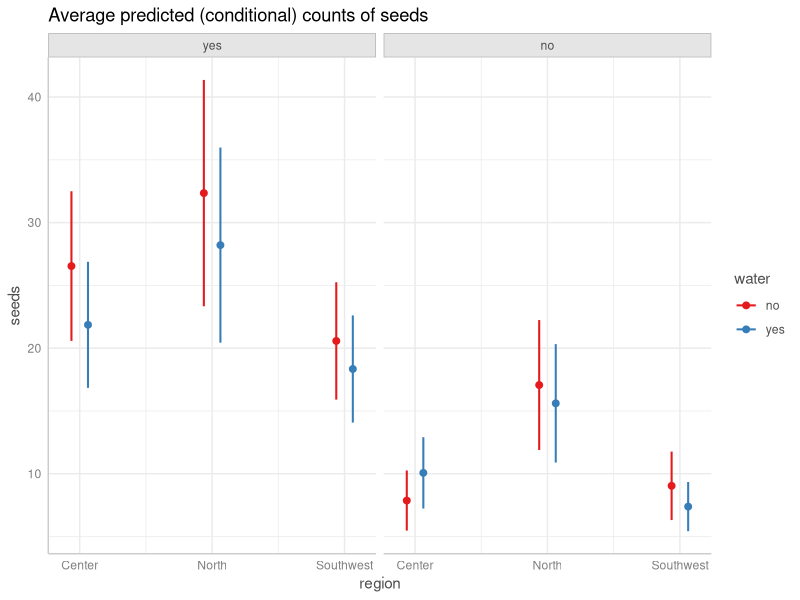
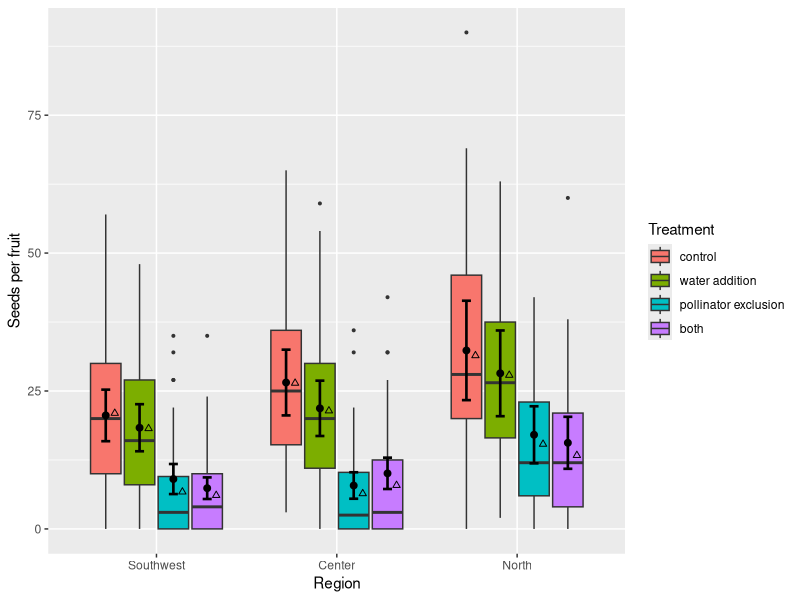
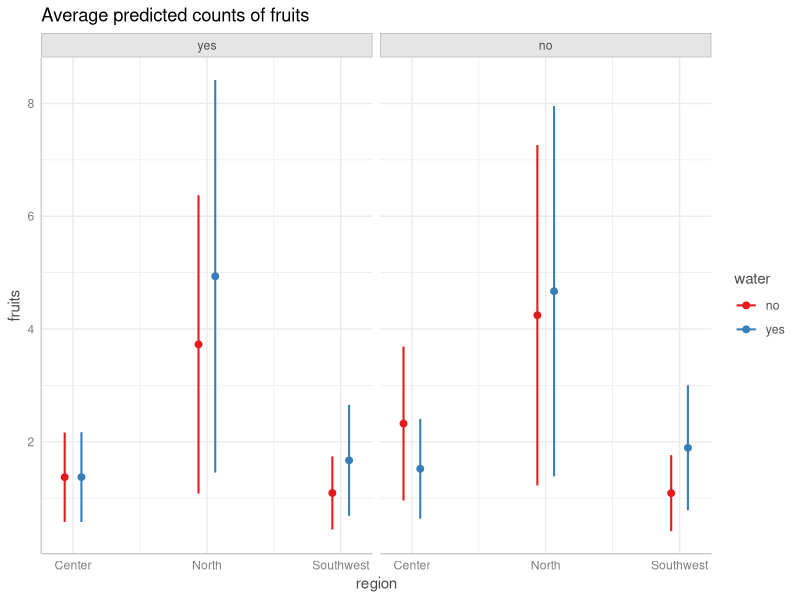
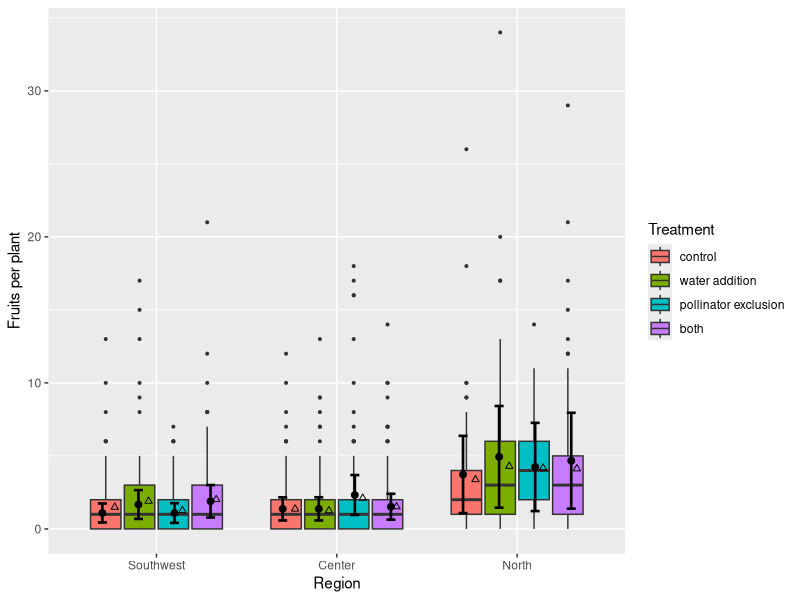
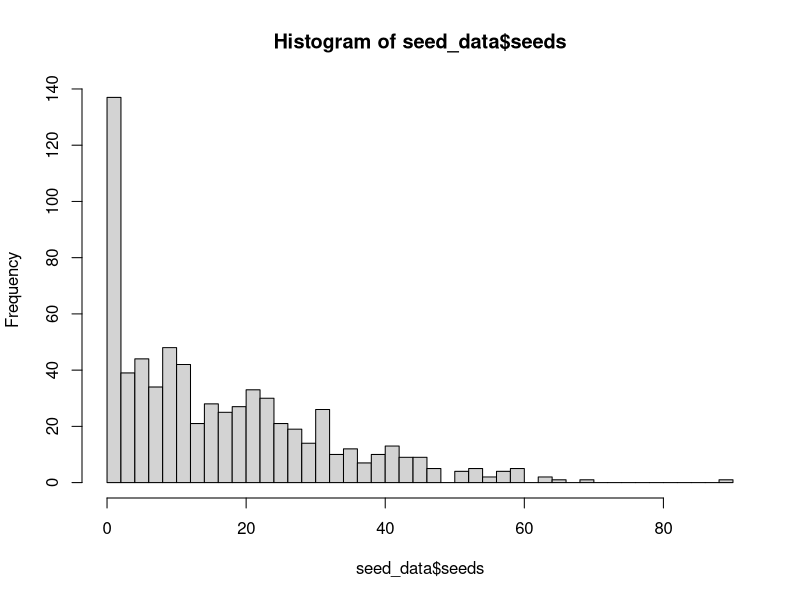
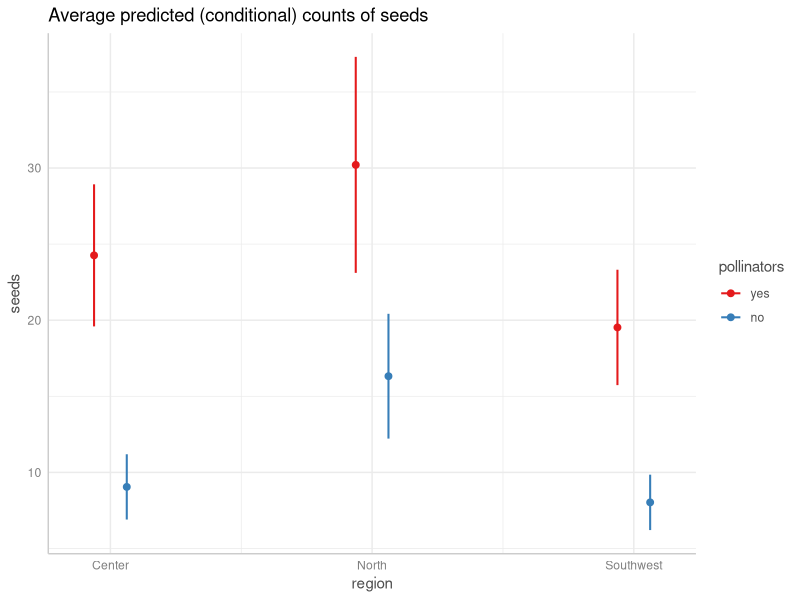
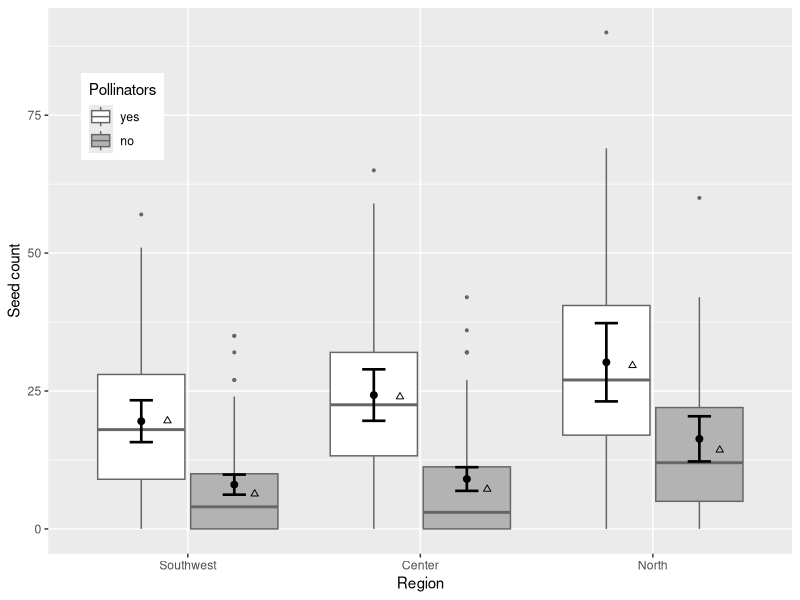
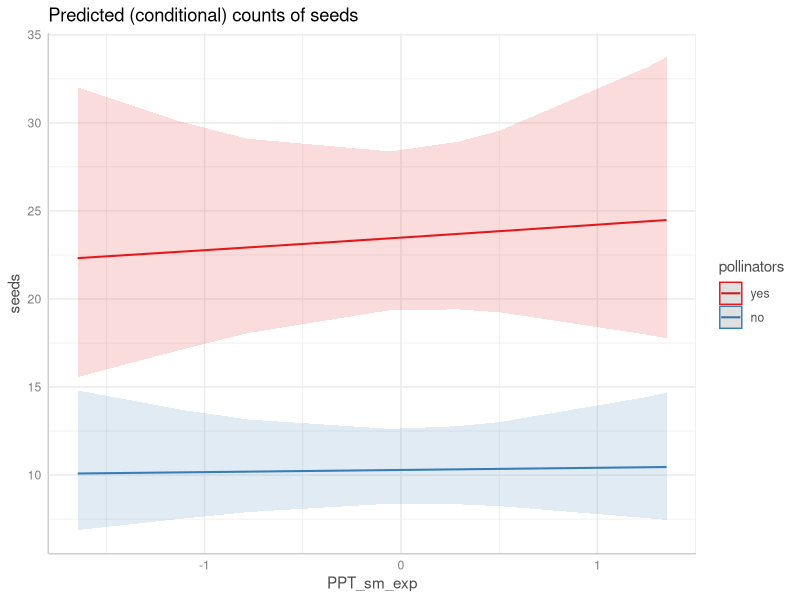

The R source for these figures, in order: (Note: this script raises an error after producing the figures.)
library(tidyverse) # for dataframe manipulation
library(glmmTMB) # for models
library(cowplot) # for figure aesthetics
library(ggeffects) # for prediction plots
library(magrittr) # for %<>%



# load and prep data ------------------------------------------------------

# import fruit data
fruit_data <- read.csv("data/fruits.csv") %>% 
  filter(damage != "yes") %>% # remove damaged plants
  dplyr::select(fruits, net, water, region, site, blocksite, MAP_hist, 
                MAT_hist, Tsum_exp, PPT_sm_exp) %>% # select relevant columns
  mutate(pollinators = ifelse(net == "yes", "no", "yes")) # make inverted column, if plot was netted, no pollinators

fruit_data$pollinators = factor(fruit_data$pollinators, levels = c("yes", "no")) # code this as a factor

# calculate means and SDs of predictors to backtransform for plots after scaling
PPT_sm_exp_mean = mean(fruit_data$PPT_sm_exp) 
PPT_sm_exp_sd = sd(fruit_data$PPT_sm_exp) 
MAT_mean = mean(fruit_data$MAT_hist) 
MAT_sd = sd(fruit_data$MAT_hist) 

# import seed data
seed_data <- read.csv("data/seeds.csv") %>% 
  filter(exclude_seeds_estimated != "yes") %>% # exclude fruits without precise seed counts
  dplyr::select(seeds, net, water, region, site, blocksite, MAP_hist,
                MAT_hist, Tsum_exp, PPT_sm_exp) %>% # select relevant columns
  mutate(pollinators = ifelse(net == "yes", "no", "yes")) # make inverted column, if plot was netted, no pollinators

seed_data$pollinators = factor(seed_data$pollinators, levels = c("yes", "no")) # code this as a factor

# scale all predictors
fruit_data$MAP_hist %<>% scale() %>% as.vector()
fruit_data$MAT_hist %<>% scale() %>% as.vector()
fruit_data$Tsum_exp %<>% scale() %>% as.vector()
fruit_data$PPT_sm_exp %<>% scale() %>% as.vector()

seed_data$MAP_hist %<>% scale() %>% as.vector()
seed_data$MAT_hist %<>% scale() %>% as.vector()
seed_data$Tsum_exp %<>% scale() %>% as.vector()
seed_data$PPT_sm_exp %<>% scale() %>% as.vector()

# subtract 1 from fruits to conform to negative binomial
fruit_data$fruits %<>% subtract(1)



# plots and models with water addition: seeds -----------------------------

# make region a factor with center first for models, but in geographic order for plotting
seed_data$region = factor(seed_data$region, levels = c("Center", "North", "Southwest"))
seed_data$region_ordered = factor(seed_data$region, levels = c("Southwest", "Center", "North"))

# make a combined treatment column
seed_data$trt = paste0("Net", seed_data$net, "Water", seed_data$water)
# convert to pretty labels
seed_data$trtlabel = ifelse(seed_data$trt == "NetnoWaterno", "control", ifelse(seed_data$trt == "NetnoWateryes", "water addition", ifelse(seed_data$trt == "NetyesWaterno","pollinator exclusion", "both")))
# order labels
seed_data$trtlabel = factor(seed_data$trtlabel, levels = c("control", "water addition", "pollinator exclusion", "both"))

# model including water
seeds_reg_wat = glmmTMB(seeds ~ region*pollinators*water + (1|site/blocksite), data = seed_data, family = nbinom2, ziformula = ~ 1)
summary(seeds_reg_wat)
# significant pollinator*water interaction

# generate model predictions for plotting
pred_seeds_wat = ggaverage(seeds_reg_wat, term = c("region", "water", "pollinators"))
# check it out
plot(pred_seeds_wat)
# convert numeric levels to regions
pred_seeds_wat$region = c("Center", "Center","Center", "Center", "North", "North", "North", "North", "Southwest", "Southwest", "Southwest", "Southwest")
# again, create different order for plotting
pred_seeds_wat$region_ordered = factor(pred_seeds_wat$region, levels = c("Southwest", "Center", "North"))
# make water column
pred_seeds_wat$water = factor(pred_seeds_wat$group, levels = c("yes", "no"))
# make pollinator column
pred_seeds_wat$pollinators = factor(pred_seeds_wat$facet, levels = c("yes", "no"))
# make combined treatment column
pred_seeds_wat$trtlabel = ifelse(pred_seeds_wat$water == "no" & pred_seeds_wat$pollinators == "yes", "control", ifelse(pred_seeds_wat$water == "yes" & pred_seeds_wat$pollinators == "yes", "water addition", ifelse(pred_seeds_wat$water == "no" & pred_seeds_wat$pollinators == "no", "pollinator exclusion", "both")))
# order these levels
pred_seeds_wat$trtlabel = factor(pred_seeds_wat$trtlabel, levels = c("control", "water addition", "pollinator exclusion", "both"))

# make plot
ggplot() +
  # boxplots of raw data
  geom_boxplot(data = seed_data, aes(y = seeds, x = region_ordered, fill = trtlabel), outlier.size = 0.7) +
  # predicted means
  geom_point(data = pred_seeds_wat, aes(y = predicted, x = region_ordered, group = trtlabel), size = 2, 
                  position = position_dodge(width = 0.75)) +
  # confidence intervals
  geom_errorbar(data = pred_seeds_wat, aes(ymin = conf.low, ymax = conf.high, x = region_ordered, group = trtlabel), size = 0.9, 
                       position = position_dodge(width = 0.75), width = 0.2) +
  # raw means
  stat_summary(data = seed_data, aes(y = seeds, x = as.numeric(region_ordered) + 0.05, group = trtlabel), geom = "point", fun.data = "mean_se", 
               position = position_dodge(width = 0.75), shape = 2, color = "black") +
  xlab("Region") +
  ylab("Seeds per fruit") +
  scale_fill_discrete(name = "Treatment")
ggsave("figs/seeds_water.pdf", height = 4, width = 8)



# plots and models with water addition: fruits ----------------------------

# make region a factor with center first for models, but in geographic order for plotting
fruit_data$region = factor(fruit_data$region, levels = c("Center", "North", "Southwest"))
fruit_data$region_ordered = factor(fruit_data$region, levels = c("Southwest", "Center", "North"))

# make a combined treatment column
fruit_data$trt = paste0("Net", fruit_data$net, "Water", fruit_data$water)
# convert to pretty labels
fruit_data$trtlabel = ifelse(fruit_data$trt == "NetnoWaterno", "control", ifelse(fruit_data$trt == "NetnoWateryes", "water addition", ifelse(fruit_data$trt == "NetyesWaterno", "pollinator exclusion", "both")))
# order labels
fruit_data$trtlabel = factor(fruit_data$trtlabel, levels = c("control", "water addition", "pollinator exclusion", "both"))

# model including water
fruits_reg_wat = glmmTMB(fruits ~ region*pollinators*water + (1|site/blocksite), data = fruit_data, family = nbinom2)
summary(fruits_reg_wat)
# significant pollinator*water interaction and region*water interaction

# generate model predictions for plotting
pred_fruit_wat = ggaverage(fruits_reg_wat, term = c("region","water", "pollinators"))
# check it out
plot(pred_fruit_wat)
# convert numeric levels to regions
pred_fruit_wat$region = c("Center", "Center","Center", "Center", "North", "North", "North", "North", "Southwest", "Southwest", "Southwest", "Southwest")
# again, create different order for plotting
pred_fruit_wat$region_ordered = factor(pred_fruit_wat$region, levels = c("Southwest", "Center", "North"))
# make water column
pred_fruit_wat$water = factor(pred_fruit_wat$group, levels = c("yes", "no"))
# make pollinator column
pred_fruit_wat$pollinators = factor(pred_fruit_wat$facet, levels = c("yes", "no"))
# make combined treatment column
pred_fruit_wat$trtlabel = ifelse(pred_fruit_wat$water == "no" & pred_fruit_wat$pollinators == "yes", "control", ifelse(pred_fruit_wat$water == "yes" & pred_fruit_wat$pollinators == "yes", "water addition", ifelse(pred_fruit_wat$water == "no" & pred_fruit_wat$pollinators == "no", "pollinator exclusion", "both")))
# order these levels
pred_fruit_wat$trtlabel = factor(pred_fruit_wat$trtlabel, levels = c("control", "water addition", "pollinator exclusion", "both"))

# make plot
ggplot() +
  # boxplot of raw data
  geom_boxplot(data = fruit_data, aes(y = fruits, x = region_ordered, fill = trtlabel), outlier.size = 0.7) +
  # model predicted means
  geom_point(data = pred_fruit_wat, aes(y = predicted, x = region_ordered, group = trtlabel), size = 2, 
             position = position_dodge(width = 0.8)) +
  # confidence intervals
  geom_errorbar(data = pred_fruit_wat, aes(ymin = conf.low, ymax = conf.high, x = region_ordered, group = trtlabel), size = 0.9, 
                position = position_dodge(width = 0.8), width = 0.2) +
  # raw means
  stat_summary(data = fruit_data, aes(y = fruits, x = as.numeric(region_ordered) + 0.05, group = trtlabel), geom = "point", fun.data = "mean_se", 
               position = position_dodge(width = 0.75), shape = 2, color = "black") +
  xlab("Region") +
  ylab("Fruits per plant") +
  scale_fill_discrete(name = "Treatment")
ggsave("figs/fruits_water.pdf", height = 4, width = 8)



# region and seeds --------------------------------------------------------

# check out data distribution
hist(seed_data$seeds, breaks = 40)

# run model
seeds_reg_mod = glmmTMB(seeds ~ region*pollinators + (1|site/blocksite), data = seed_data, family = nbinom2, ziformula = ~ 1)
summary(seeds_reg_mod)
# effect of pollinators, interaction between pollinators and north

# generate model predictions for plotting
pred_region = ggaverage(seeds_reg_mod, term = c("region", "pollinators"))
# check it out
plot(pred_region)
# change numeric column to region
pred_region$region = c("Center", "Center", "North", "North", "Southwest", "Southwest")
# alternate order for plotting
pred_region$region_ordered = factor(pred_region$region, levels = c("Southwest", "Center", "North"))
# make pollinator column
pred_region$pollinators = factor(pred_region$group, levels = c("yes", "no"))

# make plot
ggplot() +
  # boxplots of raw data
  geom_boxplot(data = seed_data, aes(y = seeds, x = region_ordered, fill = pollinators), position = position_dodge(width = 0.8), color = "grey40", outlier.size = 0.7) +
  # model predicted means
  geom_point(data = pred_region, aes(y = predicted, x = region_ordered, group = pollinators), size = 2, 
                  position = position_dodge(width = 0.8)) +
  # confidence interval
  geom_errorbar(data = pred_region, aes(ymin = conf.low, ymax = conf.high, x = region_ordered, group = pollinators), size = 0.9, 
                  position = position_dodge(width = 0.8), width = 0.2) +
  # raw means
  stat_summary(data = seed_data, aes(y = seeds, x = as.numeric(region_ordered) + 0.1, group = pollinators), geom = "point", fun.data = "mean_se", 
               position = position_dodge(width = 0.75), shape = 2, color = "black") +
  scale_fill_manual(values = c("white", "grey70")) +
  xlab("Region") +
  ylab("Seed count") +
  guides(fill = guide_legend(title = "Pollinators")) +
  theme(legend.position = c(0.1, 0.8))
ggsave("figs/seeds_region.pdf", width = 4, height = 4)



# seeds and summer precipitation -------------------------------------------

seeds_pptsum_mod = glmmTMB(seeds ~ PPT_sm_exp*pollinators + (1|site/blocksite), data = seed_data, family = nbinom2, ziformula = ~ 1)
summary(seeds_pptsum_mod)
# only pollinator exclusion

pred = ggpredict(seeds_pptsum_mod, term = c("PPT_sm_exp","pollinators"))
plot(pred)



# seeds and summer temperature ----------------------------------------------

seeds_tsum_mod = glmmTMB(seeds ~ Tsum_exp*pollinators + (1|site/blocksite), data = seed_data, family = nbinom2, ziformula = ~ 1)
summary(seeds_tsum_mod)
# only pollinator exclusion

pred = ggpredict(seeds_tsum_mod, term = c("Tsum_exp","pollinators"))
plot(pred)



# seeds and MAT ------------------------------------------------------------

seeds_mat_mod = glmmTMB(seeds ~ MAT_hist*pollinators + (1|site/blocksite), data = seed_data, family = nbinom2, ziformula = ~ 1)
summary(seeds_mat_mod)
# only pollinator exclusion

pred = ggpredict(seeds_mat_mod, term = c("MAT_hist","pollinators"))
plot(pred)



# seeds and MAP ------------------------------------------------------------

seeds_map_mod = glmmTMB(seeds ~ MAP_hist*pollinators + (1|site/blocksite), data = seed_data, family = nbinom2, ziformula = ~ 1)
summary(seeds_map_mod)
# effect of pollinator exclusion, marginally significant interaction

pred = ggpredict(seeds_map_mod, term = c("MAP_hist","pollinators"))
plot(pred)



# region and fruits --------------------------------------------------------

# check out the distribution
hist(fruit_data$fruits, breaks = 40)
summary(fruit_data$fruits)
# how many pseudo-0s?
dim(fruit_data[fruit_data$fruits == 0,]); dim(fruit_data)

# run model
fruits_reg_mod = glmmTMB(fruits ~ region*pollinators + (1|site/blocksite), data = fruit_data, family = nbinom2)
summary(fruits_reg_mod)
# significant effect of north, pollinator exclusion, marginal interaction between these two factors

# generate model predictions for plotting
pred_region_fruits = ggaverage(fruits_reg_mod, term = c("region","pollinators"))
# check it out
plot(pred_region_fruits)
# create region column in two orders
pred_region_fruits$region = c("Center", "Center", "North", "North", "Southwest", "Southwest")
pred_region_fruits$region_ordered = factor(pred_region_fruits$region, levels = c("Southwest", "Center", "North"))
# create pollinator column
pred_region_fruits$pollinators = factor(pred_region_fruits$group, levels = c("yes", "no"))

# look at means
fruit_data %>% 
  group_by(region) %>% summarize(mean(fruits))
fruit_data %>% 
  group_by(net) %>% summarize(mean(fruits))

# make plot
ggplot() +
  # boxplots of raw data
  geom_boxplot(data = fruit_data, aes(y = fruits, x = region_ordered, fill = pollinators), position = position_dodge(width = 0.8), color = "grey40", outlier.size = 0.7) +
  # model means
  geom_point(data = pred_region_fruits, aes(y = predicted, x = region_ordered, group = group), size = 2, 
             position = position_dodge(width = 0.8)) +
  # CIs
  geom_errorbar(data = pred_region_fruits, aes(ymin = conf.low, ymax = conf.high, x = region_ordered, group = group), size = 0.9, 
                position = position_dodge(width = 0.8), width = 0.2) +
  # raw means
  stat_summary(data = fruit_data, aes(y = fruits, x = as.numeric(region_ordered) + 0.1, group = pollinators), geom = "point", fun.data = "mean_se", 
               position = position_dodge(width = 0.75), shape = 2, color = "black") +
  scale_fill_manual(values = c("white", "grey70")) +
  xlab("Region") +
  ylab("Fruit count") +
  guides(fill = guide_legend(title = "Pollinators")) +
  theme(legend.position = c(0.1, 0.8))
ggsave("figs/fruits_region.pdf", width = 4, height = 4)



# fruits and summer precipitation ------------------------------------------

# run model
fruits_pptsum_mod = glmmTMB(fruits ~ PPT_sm_exp*pollinators + (1|site/blocksite), data = fruit_data, family = nbinom2)
summary(fruits_pptsum_mod)
# pollintors significant, significant interaction

# generate predictions for plotting
pred_fruits_pptsum = ggpredict(fruits_pptsum_mod, term = c("PPT_sm_exp","pollinators"))
# check them out
plot(pred_fruits_pptsum)
# rename x variable
pred_fruits_pptsum$PPT_sm_exp = pred_fruits_pptsum$x 

# generate raw means
fruits_means_pptsm = fruit_data %>% 
  group_by(PPT_sm_exp, pollinators, site) %>% 
  summarize(fruits_mean = mean(fruits))

# create plot and same to object for multipanel
a = ggplot() +
  geom_ribbon(data = pred_fruits_pptsum, aes(ymin = conf.low, ymax = conf.high, x = (PPT_sm_exp*PPT_sm_exp_sd)+PPT_sm_exp_mean, fill = group), alpha = 0.3) +
  geom_line(data = pred_fruits_pptsum, aes(y = predicted, x = (PPT_sm_exp*PPT_sm_exp_sd)+PPT_sm_exp_mean, color = group), size = 1.5) +
  ylim(0, 7) +
  geom_point(data = fruits_means_pptsm, aes(y = fruits_mean, x = (PPT_sm_exp*PPT_sm_exp_sd)+PPT_sm_exp_mean, color = pollinators), size = 3) +
  xlab("Summer precipitation in 2015 (mm)") +
  ylab("Fruit count") +
  guides(fill = FALSE, color = FALSE) +
  scale_fill_manual("Pollinators", values = c("black", "grey50")) +
  scale_color_manual("Pollinators", values = c("black", "grey50")) +
  scale_shape_manual(values = c(1, 2, 3, 4, 5, 6, 7, 8)) +
  guides(shape = FALSE)



# fruits and summer temperature -------------------------------------------

fruits_tsum_mod = glmmTMB(fruits ~ Tsum_exp*pollinators + (1|site/blocksite), data = fruit_data, family = nbinom2)
summary(fruits_tsum_mod)
# only pollinators significant

pred = ggpredict(fruits_tsum_mod, term = c("Tsum_exp","pollinators"))
plot(pred)



# fruits and MAT ----------------------------------------------------------

# run model
fruits_mat_mod = glmmTMB(fruits ~ MAT_hist*pollinators + (1|site/blocksite), data = fruit_data, family = nbinom2)
summary(fruits_mat_mod)
# MAT significant, pollinators significant, marginal interaction

# generate predictions for plotting
pred_fruits_mat = ggpredict(fruits_mat_mod, term = c("MAT_hist","pollinators"))
# check them out
plot(pred_fruits_mat)
# rename x variable
pred_fruits_mat$MAT_hist = pred_fruits_mat$x 

# calculate raw means
fruits_means_mat = fruit_data %>% 
  group_by(MAT_hist, pollinators, site) %>% 
  summarize(fruits_mean = mean(fruits))

# make plot and save to object for multipanel
b = ggplot() +
  geom_ribbon(data = pred_fruits_mat, aes(ymin = conf.low, ymax = conf.high, x = (MAT_hist*MAT_sd)+MAT_mean, fill = group), alpha = 0.3) +
  geom_line(data = pred_fruits_mat, aes(y = predicted, x = (MAT_hist*MAT_sd)+MAT_mean, color = group), size = 1.5) +
  # geom_point(data = fruits_means_pptsm, aes(y = fruits, x = (MAT_hist*MAT_sd)+MAT_mean, color = pollinators)) +
  geom_point(data = fruits_means_mat, aes(y = fruits_mean, x = (MAT_hist*MAT_sd)+MAT_mean, color = pollinators), size = 3) +
  xlab("Mean annual temperature (°C)") +
  ylab("Fruit count") +
  # ylim(0, 7) +
  scale_shape_manual(values = c(1, 2, 3, 4, 5, 6, 7, 8)) +
  scale_fill_manual("Pollinators", values = c("black", "grey50")) +
  scale_color_manual("Pollinators", values = c("black", "grey50")) +
  theme(legend.position = c(0.6, 0.8)) +
  guides(shape = FALSE)

plot_grid(a, b, labels = c("A", "B"), label_fontface = "bold", rel_widths = c(1, 1))
ggsave("figs/fruit_climate.pdf", width = 8, height = 4)



# fruits and MAP ----------------------------------------------------------

fruits_map_mod = glmmTMB(fruits ~ MAP_hist*pollinators + (1|site/blocksite), data = fruit_data, family = nbinom2)
summary(fruits_map_mod)
# only pollinators significant

pred = ggpredict(fruits_map_mod, term = c("MAP_hist","pollinators"))
plot(pred)



# seed production and plant counts in the next year -----------------------

dat = read.csv("data/seeds_per_plot.csv") %>% 
  select(region, site, blocksite, plantcount_2015, plantcount_2016_total, plantcount_2016_inner, total)

# data distributions, both counts are pretty left-skewed
hist(dat$plantcount_2016_inner)
hist(dat$plantcount_2016_total, breaks = 200)
plot(dat$plantcount_2016_total, dat$plantcount_2016_inner)
plot(dat$plantcount_2015, dat$plantcount_2016_inner)
plot(dat$plantcount_2015, dat$plantcount_2016_total)
plot(log(dat$plantcount_2016_total), log(dat$total))

# scale some variables
dat$plantcount_2016_scaled = as.vector(scale(dat$plantcount_2016_total))
dat$total_scaled = as.vector(scale(dat$total))
dat$plantcount_2015_scaled = as.vector(scale(dat$plantcount_2015))

# run model
next_year_mod = glmmTMB(plantcount_2016_total ~ total_scaled + (1|site/blocksite), family = poisson, data = dat)
summary(next_year_mod)

pred_next_year = ggpredict(next_year_mod, term = "total_scaled", pretty = FALSE)
plot(pred_next_year)
pred_next_year$x_un = pred_next_year$x * sd(dat$total) + mean(dat$total)

ggplot() +
  geom_line(data = pred_next_year, aes(x = x_un, y = predicted)) +
  geom_ribbon(data = pred_next_year, aes(x = x_un, ymin = conf.low, ymax= conf.high), alpha = 0.2) +
  ylab("Adult plants in 2016") +
  xlab("Estimated seed input in 2015")


# run model with plants in 2015 as a covariate
next_year_mod = glmmTMB(plantcount_2016_total ~ total_scaled + plantcount_2015 + (1|site/blocksite), family = poisson, data = dat)
summary(next_year_mod)

pred_next_year = ggpredict(next_year_mod, term = "total_scaled", pretty = FALSE)
plot(pred_next_year)
pred_next_year$x_un = pred_next_year$x * sd(dat$total) + mean(dat$total)

ggplot() +
  geom_line(data = pred_next_year, aes(x = x_un, y = predicted)) +
  geom_ribbon(data = pred_next_year, aes(x = x_un, ymin = conf.low, ymax= conf.high), alpha = 0.2) +
  ylab("Adult plants in 2016") +
  xlab("Estimated seed input in 2015")

# result is similar, even when number of plants last year is a covariate. 
# number of plants last year is also significant



# gather model output for tables -------------------------------------------

mod_list = ls(pattern = "*mod")
seeds_mod_list = grep("seeds*", mod_list, value = TRUE)
fruits_mod_list = grep("fruits*", mod_list, value = TRUE)

for (i in 1:length(seeds_mod_list)){
  mod = get(as.character(seeds_mod_list[i]))
  mod_sum = summary(get(as.character(seeds_mod_list[i])))
  c = rownames_to_column(data.frame(t(mod_sum$coefficients$cond)))
  seeds_results = cbind(model = paste(mod_list[i]), part = "cond", c) 
  if (i == 1) seeds_results_new = seeds_results else seeds_results_new = bind_rows(seeds_results_old, seeds_results)
  seeds_results_old = seeds_results_new
}

results_seeds = seeds_results_new %>% 
  unite(model, model, part, remove = TRUE, sep = ".") %>% 
  gather(var, value, c(3:16)) %>%
  filter(!is.na(value)) %>%
  unite(variable, var, rowname, sep = ":") %>%
  spread(variable, value)

write.csv(results_seeds, "tables/seeds_wide.csv")

for (i in 1:length(fruits_mod_list)){
  mod = get(as.character(fruits_mod_list[i]))
  mod_sum = summary(get(as.character(fruits_mod_list[i])))
  c = rownames_to_column(data.frame(t(mod_sum$coefficients$cond)))
  fruits_results = cbind(model = paste(mod_list[i]), part = "cond", c) 
  if (i == 1) fruits_results_new = fruits_results else fruits_results_new = bind_rows(fruits_results_old, fruits_results)
  fruits_results_old = fruits_results_new
}

results_fruits = fruits_results_new  %>% 
  unite(model, model, part, remove = TRUE, sep = ".") %>% 
  gather(var, value, c(3:16)) %>%
  filter(!is.na(value)) %>%
  unite(variable, var, rowname, sep = ":") %>%
  spread(variable, value)

write.csv(results_fruits, "tables/fruits_wide.csv")



# look at seeds as a proportion of seeds in control plots (unpublished) ------

seeds_net = seed_data %>% filter(net == "yes") %>% 
  group_by(region, site, blocksite, MAP_hist, MAT_hist, Tsum_exp, PPT_sm_exp) %>% 
  summarize(seeds_net = mean(seeds))

seeds_nonet = seed_data %>% filter(net == "no") %>% 
  group_by(region, site, blocksite, MAP_hist, MAT_hist, Tsum_exp, PPT_sm_exp) %>% 
  summarize(seeds_nonet = mean(seeds))

seeds_binom = left_join(seeds_net, seeds_nonet) %>% 
  group_by(region, site, blocksite, MAP_hist, MAT_hist, Tsum_exp, PPT_sm_exp) %>% 

seeds_binom$region = factor(seeds_binom$region, levels = c("Southwest", "Center", "North"))

ggplot(seeds_binom, aes(y = prop_seeds, x = region)) +
  geom_boxplot() +
  xlab("Region") +
  ylab("Proportion seed set in\nabsence of pollinators") +
  ylim(0,1)

# with water

seeds_net_water = seed_data %>% filter(net == "yes") %>% 
  group_by(region, site, blocksite, MAP_hist, MAT_hist, Tsum_exp, PPT_sm_exp, water) %>% 
  summarize(seeds_net = mean(seeds))

seeds_nonet_water = seed_data %>% filter(net == "no") %>% 
  group_by(region, site, blocksite, MAP_hist, MAT_hist, Tsum_exp, PPT_sm_exp, water) %>% 
  summarize(seeds_nonet = mean(seeds))

seeds_binom_water = left_join(seeds_net_water, seeds_nonet_water) %>% 
  group_by(region, site, blocksite, MAP_hist, MAT_hist, Tsum_exp, PPT_sm_exp, water) %>% 
  mutate(prop_seeds = seeds_net/seeds_nonet)
seeds_binom_water$prop_seeds[seeds_binom_water$prop_seeds > 1] = 1

ggplot(seeds_binom_water, aes(y = prop_seeds, x = region, fill = water)) +
  geom_boxplot() +
  xlab("Region") +
  ylab("Proportion seed set in\nabsence of pollinators")
